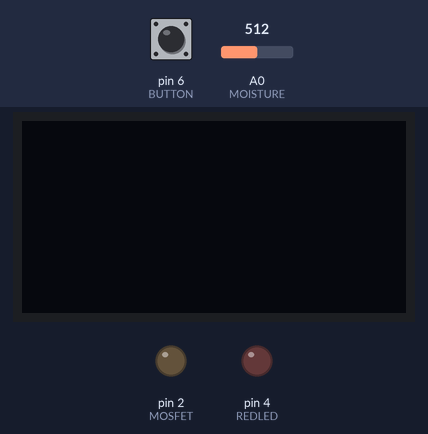
Simulated run of this sketch. Board: Arduino Uno, built with avr-gcc and run on an emulated ATmega328P. On the bench: 128×64 one-colour display, output pins drawn as LEDs (lit = HIGH). The inputs (shaded band) are chosen by the test bench; at power-on: pin 6 (BUTTON) LOW, A0 (MOISTURE) = 512.

Above: at 1.2 s.
1.3 s: pin 6 (BUTTON) pulled HIGH for 0.15 s
At 1.48 s:
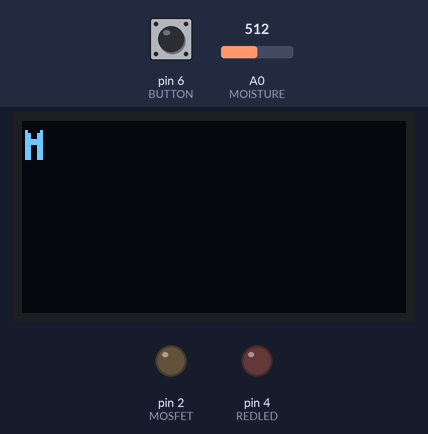
3.2 s: pin 6 (BUTTON) pulled HIGH for 1 s
At 4.1 s:
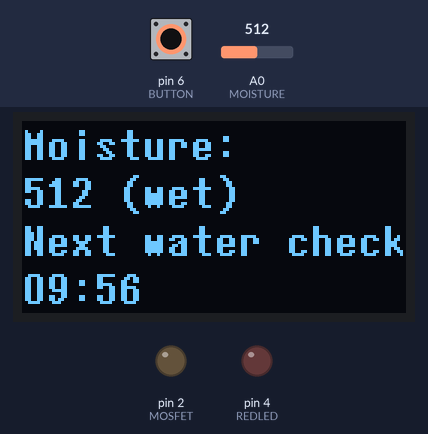
5.7 s: pin 6 (BUTTON) pulled HIGH for 1 s
At 6.24 s:
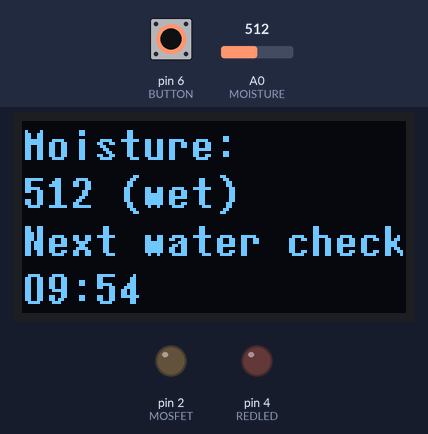
8.2 s: pin 6 (BUTTON) pulsed HIGH 5 times (0.12 s each, 0.3 s apart)
At 9.69 s:
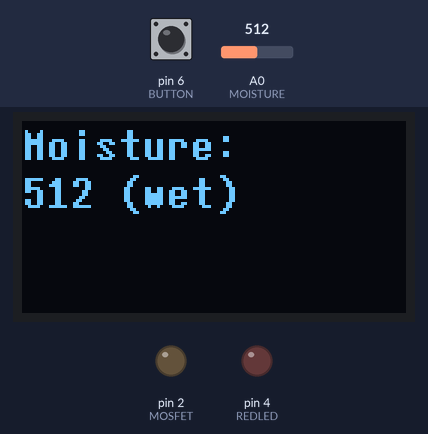
11.3 s: pin 6 (BUTTON) pulsed HIGH 5 times (0.12 s each, 0.3 s apart)
At 12.81 s:
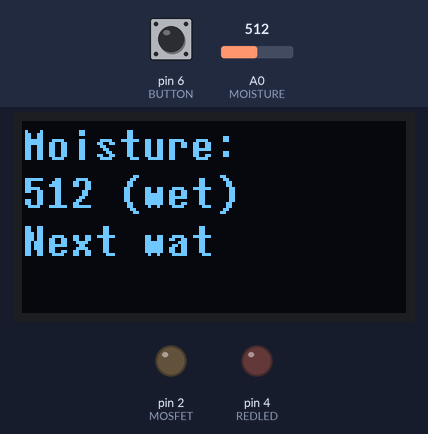
Timing chart, 0 to 14.3 s (numbered marks = the images above; inputs shaded):
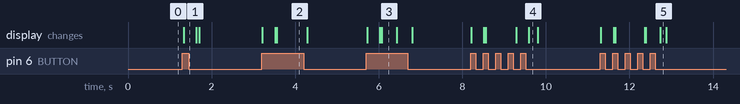

The sketch:

automated_plant_watering_v1.ino
```cpp
/* automated_plant_watering_v1.ino
 *
 * Written by: Daniel Di Giovanni
 *
 * April 28, 2021
 *
 * This program automates plant watering through an Arduino-compatible
 * board. It dectects when soil is dry (via a moisture sensor) and
 * supplies water accordingly (via a pump).
 */

#include <Arduino.h>
#include <U8x8lib.h>

#define MOISTURE 0
#define REDLED 4
#define MOSFET 2
#define BUTTON 6

// Creates an instance of the U8X8_SSD1306_128X64_NONAME_HW_I2C class
auto display = U8X8_SSD1306_128X64_NONAME_HW_I2C(U8X8_PIN_NONE);

// Moisture values above this threshold mean the plant is dry
const int moistureThreshold = 600;
// When watering, the pump will be on for this many milliseconds
const int pumpTime = 2500;
// Perform measurements on this interval of milliseconds
const long measureInterval = 600000;

// Timing interval between measurements
unsigned long initialMilliseconds = 0;
unsigned long currentMilliseconds;

// Timing interval that pump stays on for
unsigned long initialPumpTime;
unsigned long currentPumpTime;

// True if plant is too dry
bool water = false;

void displayOLED(unsigned long initialTime, unsigned long currentTime) {
  /* Displays debug information on the OLED */

  /* Collect and calculate information to display */

  // Get moisture measurement
  int moistureValue = analogRead(MOISTURE);

  // Get time (in milliseconds since the initial time
  // This is explicitly cast to long to avoid confusion
  // This value will always fit in a long
  long timeSinceInitial = (long) (currentTime - initialTime);
  // Get time (in milliseconds) left until next measurement
  long timeToMeasuring = measureInterval - timeSinceInitial;

  // Convert milliseconds to minutes and seconds
  int minutes = (int) (timeToMeasuring/1000) / 60;
  int seconds = (int) (timeToMeasuring/1000 - minutes * 60);

  /* Format and display information */

  // Displat moisure value
  display.setCursor(0, 0);
  display.print("Moisture: ");
  display.setCursor(0, 2);
  display.print(moistureValue);
  // Display if the moisture value means the plant is wet or dry
  if (moistureValue < moistureThreshold) {
    display.print(" (wet)");
  }
  else {
    display.print(" (dry)");
  }
  // Display time until plant moisture is evaluated again
  display.setCursor(0, 4);
  display.print("Next water check");
  display.setCursor(0, 6);
  if (minutes < 10) {
    // If minutes is a single digit, display a "0" in front of it
    display.print("0");
    display.print(minutes);
  }
  else {
    display.print(minutes);
  }
  display.print(":");
  if (seconds < 10) {
    // If minutes is a single digit, display a "0" in front of it
    display.print("0");
    display.print(seconds);
  }
  else {
    display.print(seconds);
  }
}

void setup() {
  /* Initialize pins and OLED display */

  pinMode(MOISTURE, INPUT);                // Set moisture sensor pin to input
  pinMode(MOSFET, OUTPUT);                 // Set pump pin to output
  pinMode(BUTTON, INPUT);                  // Set button pin to input
  pinMode(REDLED, OUTPUT);                 // Set red LED pin to output

  display.begin();                         // Start the OLED display
  display.setFlipMode(1);                  // Set to 1 or 0, depending on orientation of board
  display.clearDisplay();                  // Clear display
  display.setFont(u8x8_font_7x14B_1x2_r);  // Set font
}

void loop() {
  /* Check the moisture levels of the plant, turn on the pump to water the plant
   * if it is too dry.
   * Display information on the OLED if requested.
   */

  // Get current time in milliseconds
  currentMilliseconds = millis();

  /* Checking if pump needs to be turned on */

  // Check if the measuring interval has passed
  // If it has, perform a measurement
  if (currentMilliseconds - initialMilliseconds > measureInterval) {
    // Set the new initial milliseconds for the next interval
    initialMilliseconds = currentMilliseconds;

    // Check if the current moisture reading is greater than the moisture threshold
    // If it is, then the plant is too dry
    if (analogRead(MOISTURE) > moistureThreshold) {
      // Plant needs to be watered
      water = true;

      // Time in milliseconds that the pump was turned on
      initialPumpTime = millis();

      // Turn on pump and red LED
      digitalWrite(MOSFET, HIGH);
      digitalWrite(REDLED, HIGH);
    }
    else {
      // Plant does not need to be watered
      water = false;
      // This is to make sure the pump is off when the plant is not dry
      digitalWrite(MOSFET, LOW);
      digitalWrite(REDLED, LOW);
    }
  }

  /* Checking if pump needs to be turned off */

  // Check if plant needs to be watered
  if (water == true) {
    // Check if the pump has been on for the watering interval
    currentPumpTime = millis();
    if (currentPumpTime - initialPumpTime > pumpTime) {
      // Plant no longer being watered
      water = false;
      digitalWrite(MOSFET, LOW);
      digitalWrite(REDLED, LOW);
    }
  }
  else {
    // Turn off pump and red LED
    digitalWrite(MOSFET, LOW);
    digitalWrite(REDLED, LOW);
  }

  /* Checking for button press (to display debug information on OLED) */

  // If button is pressed, display debug information on OLED
  if (digitalRead(BUTTON) == HIGH) {
    displayOLED(initialMilliseconds, currentMilliseconds);
  }
  else {
    display.clearDisplay();
  }
}
```

Measured:
- after the input at 1.3 s, the display: changes at once (image 1)
- after the input at 3.2 s, the display: first changes at once (image 2 shows a later state)
- after the input at 5.7 s, the display: first changes at once (image 3 shows a later state)
- after the input at 8.2 s, the display: first changes at once (image 4 shows a later state)
- after the input at 11.3 s, the display: first changes at once (image 5 shows a later state)
